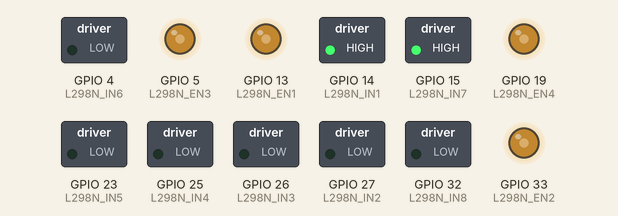
Bench run of a sketch on a simulated ESP32. Shown: switched loads named in the sketch (green lamp = pin HIGH), output pins drawn as LEDs (lit = HIGH).

Above: at 2.5 s.
At 4.5 s:
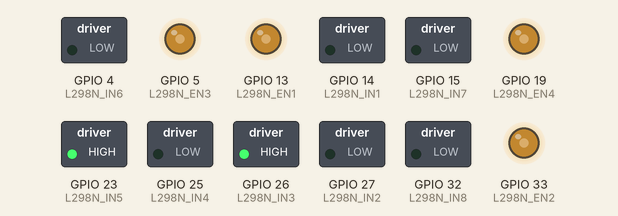
At 6.5 s:
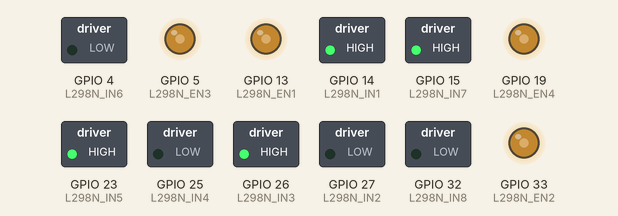
At 8.5 s:
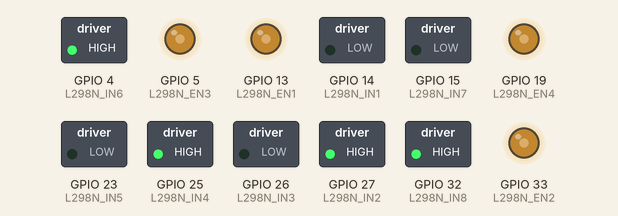
At 12.5 s:
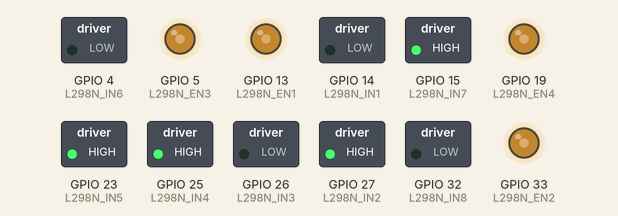
At 15.0 s:
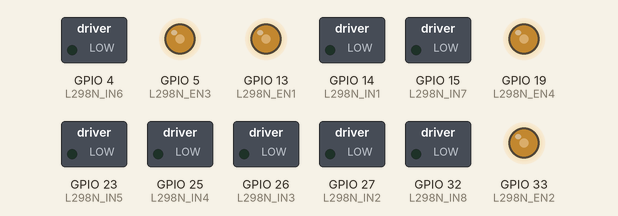
Timing chart, 0 to 21.5 s (numbered marks = the images above):
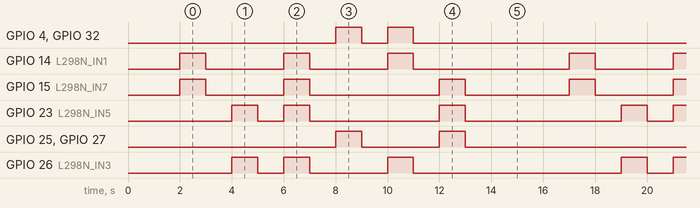

The sketch:

02ESP32_4WayPwm.ino
```cpp
//L298N腳位
#define L298N_IN1 14
#define L298N_IN2 27
#define L298N_IN3 26
#define L298N_IN4 25
#define L298N_IN5 23
#define L298N_IN6 4
#define L298N_IN7 15
#define L298N_IN8 32

#define L298N_EN1 13//PWM
#define L298N_EN2 33//PWM
#define L298N_EN3 5 //PWM
#define L298N_EN4 19//PWM

//ESP32設定PWM Channel
const int EN1_CHL = 0;
const int EN2_CHL = 1;
const int EN3_CHL = 2;
const int EN4_CHL = 3;

//轉速(80~255)
const int FSpeed = 120;
const int BSpeed = 120;
const int RSpeed = 120;
const int LSpeed = 120;

//轉動時間(毫秒)
const int FTimer = 1000;
const int BTimer = 1000;
const int RTimer = 1000;
const int LTimer = 1000;
const int STimer = 3000;

//對角線前進右
void diagonalRight(){
  digitalWrite(L298N_IN1, HIGH);
  digitalWrite(L298N_IN2, LOW);
  ledcWrite(EN1_CHL, FSpeed);

  digitalWrite(L298N_IN3, LOW);
  digitalWrite(L298N_IN4, LOW);
  ledcWrite(EN2_CHL, FSpeed);

  digitalWrite(L298N_IN5, LOW);
  digitalWrite(L298N_IN6, LOW);
  ledcWrite(EN3_CHL, FSpeed);

  digitalWrite(L298N_IN7, HIGH);
  digitalWrite(L298N_IN8, LOW);
  ledcWrite(EN4_CHL, FSpeed);
}

//對角線前進左
void diagonalLeft(){
  digitalWrite(L298N_IN1, LOW);
  digitalWrite(L298N_IN2, LOW);
  ledcWrite(EN1_CHL, FSpeed);

  digitalWrite(L298N_IN3, HIGH);
  digitalWrite(L298N_IN4, LOW);
  ledcWrite(EN2_CHL, FSpeed);

  digitalWrite(L298N_IN5, HIGH);
  digitalWrite(L298N_IN6, LOW);
  ledcWrite(EN3_CHL, FSpeed);

  digitalWrite(L298N_IN7, LOW);
  digitalWrite(L298N_IN8, LOW);
  ledcWrite(EN4_CHL, FSpeed);
}

void forward() {
  digitalWrite(L298N_IN1, HIGH);
  digitalWrite(L298N_IN2, LOW);
  ledcWrite(EN1_CHL, FSpeed);

  digitalWrite(L298N_IN3, HIGH);
  digitalWrite(L298N_IN4, LOW);
  ledcWrite(EN2_CHL, FSpeed);

  digitalWrite(L298N_IN5, HIGH);
  digitalWrite(L298N_IN6, LOW);
  ledcWrite(EN3_CHL, FSpeed);

  digitalWrite(L298N_IN7, HIGH);
  digitalWrite(L298N_IN8, LOW);
  ledcWrite(EN4_CHL, FSpeed);
}

void backward() {
  digitalWrite(L298N_IN1, LOW);
  digitalWrite(L298N_IN2, HIGH);
  ledcWrite(EN1_CHL, BSpeed);

  digitalWrite(L298N_IN3, LOW);
  digitalWrite(L298N_IN4, HIGH);
  ledcWrite(EN2_CHL, BSpeed);

  digitalWrite(L298N_IN5, LOW);
  digitalWrite(L298N_IN6, HIGH);
  ledcWrite(EN3_CHL, BSpeed);

  digitalWrite(L298N_IN7, LOW);
  digitalWrite(L298N_IN8, HIGH);
  ledcWrite(EN4_CHL, BSpeed);
}

void turnRight() {
  digitalWrite(L298N_IN1, HIGH);
  digitalWrite(L298N_IN2, LOW);
  ledcWrite(EN1_CHL, RSpeed);

  digitalWrite(L298N_IN3, HIGH);
  digitalWrite(L298N_IN4, LOW);
  ledcWrite(EN2_CHL, RSpeed);

  digitalWrite(L298N_IN5, LOW);
  digitalWrite(L298N_IN6, HIGH);
  ledcWrite(EN3_CHL, RSpeed);

  digitalWrite(L298N_IN7, LOW);
  digitalWrite(L298N_IN8, HIGH);
  ledcWrite(EN4_CHL, RSpeed);
}

void turnLeft() {
  digitalWrite(L298N_IN1, LOW);
  digitalWrite(L298N_IN2, HIGH);
  ledcWrite(EN1_CHL, LSpeed);

  digitalWrite(L298N_IN3, LOW);
  digitalWrite(L298N_IN4, HIGH);
  ledcWrite(EN2_CHL, LSpeed);


  digitalWrite(L298N_IN5, HIGH);
  digitalWrite(L298N_IN6, LOW);
  ledcWrite(EN3_CHL, LSpeed);

  digitalWrite(L298N_IN7, HIGH);
  digitalWrite(L298N_IN8, LOW);
  ledcWrite(EN4_CHL, LSpeed);
}

void stopCar() {
  digitalWrite(L298N_IN1, LOW);
  digitalWrite(L298N_IN2, LOW);
  ledcWrite(EN1_CHL, FSpeed);

  digitalWrite(L298N_IN3, LOW);
  digitalWrite(L298N_IN4, LOW);
  ledcWrite(EN2_CHL, FSpeed);

  digitalWrite(L298N_IN5, LOW);
  digitalWrite(L298N_IN6, LOW);
  ledcWrite(EN3_CHL, FSpeed);

  digitalWrite(L298N_IN7, LOW);
  digitalWrite(L298N_IN8, LOW);
  ledcWrite(EN4_CHL, FSpeed);

}

void setup() {
  Serial.begin(9600);

  pinMode(L298N_IN1, OUTPUT);
  pinMode(L298N_IN2, OUTPUT);
  pinMode(L298N_IN3, OUTPUT);
  pinMode(L298N_IN4, OUTPUT);
  pinMode(L298N_IN5, OUTPUT);
  pinMode(L298N_IN6, OUTPUT);
  pinMode(L298N_IN7, OUTPUT);
  pinMode(L298N_IN8, OUTPUT);
  pinMode(L298N_EN1, OUTPUT);
  pinMode(L298N_EN2, OUTPUT);
  pinMode(L298N_EN3, OUTPUT);
  pinMode(L298N_EN4, OUTPUT);

  digitalWrite(L298N_IN1, LOW);
  digitalWrite(L298N_IN2, LOW);
  digitalWrite(L298N_IN3, LOW);
  digitalWrite(L298N_IN4, LOW);
  digitalWrite(L298N_IN5, LOW);
  digitalWrite(L298N_IN6, LOW);
  digitalWrite(L298N_IN7, LOW);
  digitalWrite(L298N_IN8, LOW);
  digitalWrite(L298N_EN1, LOW);
  digitalWrite(L298N_EN2, LOW);
  digitalWrite(L298N_EN3, LOW);
  digitalWrite(L298N_EN4, LOW);

  //PWM設定
  ledcSetup(EN1_CHL, 1000, 8);//channel,frequence,resolution(8表示0~255)
  ledcAttachPin(L298N_EN1, EN1_CHL);
  ledcSetup(EN2_CHL, 1000, 8);
  ledcAttachPin(L298N_EN2, EN2_CHL);
  ledcSetup(EN3_CHL, 1000, 8);
  ledcAttachPin(L298N_EN3, EN3_CHL);
  ledcSetup(EN4_CHL, 1000, 8);
  ledcAttachPin(L298N_EN4, EN4_CHL);

  stopCar();
  delay(2000);
}

void loop() {
  diagonalRight();
  delay(FTimer);
  stopCar();
  delay(FTimer);

  diagonalLeft();
  delay(FTimer);
  stopCar();
  delay(FTimer);

  forward();
  delay(FTimer);
  stopCar();
  delay(FTimer);

  backward();
  delay(BTimer);
  stopCar();
  delay(BTimer);

  turnRight();
  delay(RTimer);
  stopCar();
  delay(RTimer);

  turnLeft();
  delay(LTimer);
  stopCar();
  delay(LTimer);

  delay(STimer);
}
```

Measured:
- by itself, GPIO 4 (L298N_IN6), GPIO 32 (L298N_IN8): repeats every 15.0 s: LOW 1.0 s, HIGH 1.0 s, LOW 12.0 s, HIGH 1.0 s
- by itself, GPIO 14 (L298N_IN1): repeats every 15.0 s: 2 × (LOW 3.0 s, HIGH 1.0 s), LOW 6.0 s, HIGH 1.0 s
- by itself, GPIO 15 (L298N_IN7): repeats every 15.0 s: LOW 3.0 s, HIGH 1.0 s, LOW 5.0 s, HIGH 1.0 s, LOW 4.0 s, HIGH 1.0 s
- by itself, GPIO 23 (L298N_IN5): repeats every 15.0 s: LOW 1.0 s, HIGH 1.0 s, LOW 5.0 s, HIGH 1.0 s, LOW 6.0 s, HIGH 1.0 s
- by itself, GPIO 25 (L298N_IN4), GPIO 27 (L298N_IN2): repeats every 15.0 s: LOW 3.0 s, HIGH 1.0 s, LOW 10.0 s, HIGH 1.0 s
- by itself, GPIO 26 (L298N_IN3): repeats every 15.0 s: LOW 1.0 s, HIGH 1.0 s, LOW 3.0 s, HIGH 1.0 s, LOW 8.0 s, HIGH 1.0 s
